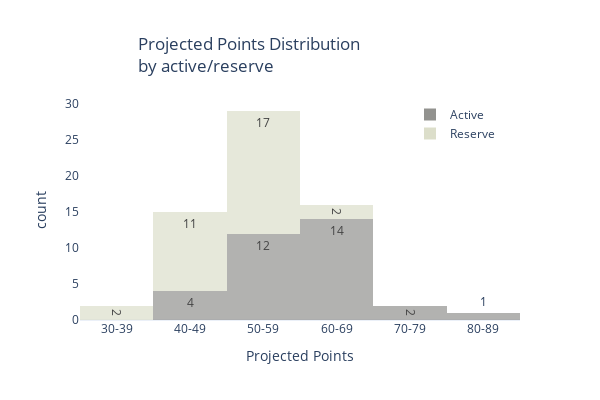

Source (notebook cell):
### Code cell
# histogram showing active/inactive

cuts_made_hist = px.histogram(week.reset_index(drop=True),
                              x='proj_pts',
                              opacity=.7,
                              nbins=8, 
                              color = 'active_reserve',
                              color_discrete_map=active_color,
                              barmode='stack',
                              text_auto=True,
                              height=400,
                              title='Projected Points Distribution<br>by active/reserve',
                              template='plotly_white',
                              width=600,
                              labels={'proj_pts':'Projected Points'}
                              ).update_yaxes(showgrid=False
                              ).update_xaxes(tickmode='array',tickvals=[25,35,45,55,65,75],ticktext=["30-39","40-49", "50-59", "60-69", "70-79", "80-89"]
                              ).update_layout(title_x=.23,legend=dict(title="",x=.75))
cuts_made_hist.show()

### Figure 1 — Plotly figure (JSON) as saved in the notebook; plotly's stock layout.template omitted (floating-point values rounded to 4 significant figures)
{"data": [{"alignmentgroup": "True", "bingroup": "x", "hovertemplate": "active_reserve=Active<br>Projected Points=%{x}<br>count=%{y}<extra></extra>", "legendgroup": "Active", "marker": {"color": "rgb(146,146,143)", "opacity": 0.7, "pattern": {"shape": ""}}, "name": "Active", "nbinsx": 8, "offsetgroup": "Active", "orientation": "v", "showlegend": true, "texttemplate": "%{value}", "type": "histogram", "x": [74.03, 62.49, 60.14, 58.44, 58.29, 57.47, 57.33, 54.69, 53.03, 52.99, 52.67, 52, 51.64, 51.26, 50.88, 50.39, 50.25, 49.59, 48.11, 47.54, 47.3, 45.96, 44.88, 44.79, 44.19, 44.04, 42.37, 41.29, 41.22, 38.49, 37.27, 37.07, 35.29], "xaxis": "x", "yaxis": "y"}, {"alignmentgroup": "True", "bingroup": "x", "hovertemplate": "active_reserve=Reserve<br>Projected Points=%{x}<br>count=%{y}<extra></extra>", "legendgroup": "Reserve", "marker": {"color": "rgb(220,222,202)", "opacity": 0.7, "pattern": {"shape": ""}}, "name": "Reserve", "nbinsx": 8, "offsetgroup": "Reserve", "orientation": "v", "showlegend": true, "texttemplate": "%{value}", "type": "histogram", "x": [54.67, 53.62, 49.47, 49.42, 48.66, 47.47, 46.98, 46.08, 44.18, 44.05, 43.35, 43.06, 42.8, 42.48, 42.3, 41.95, 41.67, 41.65, 40.54, 39.54, 39.47, 38.81, 38.42, 38.1, 37.67, 37.06, 34.83, 33.2, 32.77, 32.65, 29.34, 26.37], "xaxis": "x", "yaxis": "y"}], "layout": {"barmode": "stack", "height": 400, "legend": {"title": {"text": ""}, "tracegroupgap": 0, "x": 0.75}, "title": {"text": "Projected Points Distribution<br>by active/reserve", "x": 0.23}, "width": 600, "xaxis": {"anchor": "y", "domain": [0, 1], "tickmode": "array", "ticktext": ["30-39", "40-49", "50-59", "60-69", "70-79", "80-89"], "tickvals": [25, 35, 45, 55, 65, 75], "title": {"text": "Projected Points"}}, "yaxis": {"anchor": "x", "domain": [0, 1], "showgrid": false, "title": {"text": "count"}}}}
